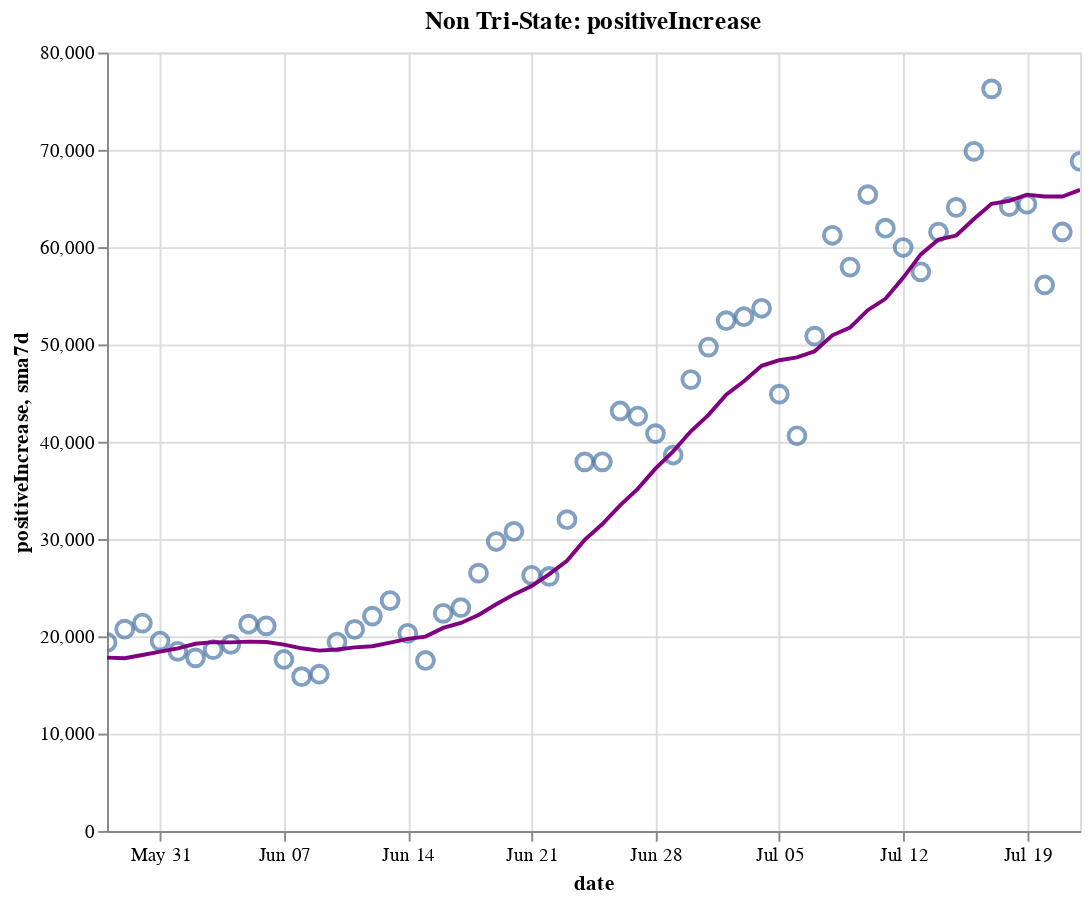

Notebook code for this chart:
### Code cell
create_plot(non_tristate, 'positiveIncrease')

### Figure 1 — Vega-Lite specification as saved in the notebook (floating-point values rounded to 4 significant figures)
{"config": {"view": {"continuousWidth": 400, "continuousHeight": 300}}, "layer": [{"layer": [{"mark": {"type": "point", "size": 75}, "encoding": {"tooltip": [{"type": "temporal", "field": "date"}, {"type": "quantitative", "field": "positiveIncrease"}, {"type": "quantitative", "field": "sma7d"}], "x": {"type": "temporal", "field": "date"}, "y": {"type": "quantitative", "field": "positiveIncrease"}}, "selection": {"selector014": {"type": "interval", "bind": "scales", "encodings": ["x", "y"]}}}, {"mark": {"type": "line", "color": "purple"}, "encoding": {"x": {"type": "temporal", "field": "date"}, "y": {"type": "quantitative", "field": "sma7d"}}}]}, {"mark": {"type": "rule", "color": "#aaa"}, "encoding": {"x": {"type": "temporal", "field": "date"}}, "transform": [{"filter": {"selection": "selector013"}}]}, {"mark": "circle", "encoding": {"opacity": {"condition": {"value": 1, "selection": "selector013"}, "value": 0}, "tooltip": [{"type": "temporal", "field": "date"}, {"type": "quantitative", "field": "positiveIncrease"}, {"type": "quantitative", "field": "sma7d"}], "x": {"type": "temporal", "field": "date"}, "y": {"type": "quantitative", "field": "positiveIncrease"}}, "selection": {"selector013": {"type": "single", "encodings": ["x"], "on": "mouseover", "nearest": true, "empty": "none"}}}, {"mark": {"type": "text", "align": "left", "dx": 5, "dy": -5, "stroke": "white", "strokeWidth": 2}, "encoding": {"text": {"type": "quantitative", "field": "positiveIncrease"}, "tooltip": [{"type": "temporal", "field": "date"}, {"type": "quantitative", "field": "positiveIncrease"}, {"type": "quantitative", "field": "sma7d"}], "x": {"type": "temporal", "field": "date"}, "y": {"type": "quantitative", "field": "positiveIncrease"}}, "transform": [{"filter": {"selection": "selector013"}}]}, {"mark": {"type": "text", "align": "left", "dx": 5, "dy": -5}, "encoding": {"text": {"type": "quantitative", "field": "positiveIncrease"}, "tooltip": [{"type": "temporal", "field": "date"}, {"type": "quantitative", "field": "positiveIncrease"}, {"type": "quantitative", "field": "sma7d"}], "x": {"type": "temporal", "field": "date"}, "y": {"type": "quantitative", "field": "positiveIncrease"}}, "transform": [{"filter": {"selection": "selector013"}}]}], "data": {"name": "data-e31b4fc35d4efebe6bca9aa448613632"}, "height": 400, "title": "Non Tri-State: positiveIncrease", "width": 500, "$schema": "https://vega.github.io/schema/vega-lite/v4.8.1.json", "datasets": {"data-e31b4fc35d4efebe6bca9aa448613632": [{"date": "2020-05-28T00:00:00", "totalTestResultsIncrease": 337000.0, "positiveIncrease": 19380.0, "death": 57080.0, "deathIncrease": 1062.0, "positiveRate": 0.057, "state": "Non Tri-State", "sma7d": 17810.0}, {"date": "2020-05-29T00:00:00", "totalTestResultsIncrease": 383500.0, "positiveIncrease": 20740.0, "death": 58020.0, "deathIncrease": 949.0, "positiveRate": 0.054, "state": "Non Tri-State", "sma7d": 17750.0}, {"date": "2020-05-30T00:00:00", "totalTestResultsIncrease": 330100.0, "positiveIncrease": 21360.0, "death": 58740.0, "deathIncrease": 714.0, "positiveRate": 0.065, "state": "Non Tri-State", "sma7d": 18080.0}, {"date": "2020-05-31T00:00:00", "totalTestResultsIncrease": 333800.0, "positiveIncrease": 19510.0, "death": 59230.0, "deathIncrease": 496.0, "positiveRate": 0.058, "state": "Non Tri-State", "sma7d": 18440.0}, {"date": "2020-06-01T00:00:00", "totalTestResultsIncrease": 301600.0, "positiveIncrease": 18460.0, "death": 59800.0, "deathIncrease": 568.0, "positiveRate": 0.061, "state": "Non Tri-State", "sma7d": 18760.0}, {"date": "2020-06-02T00:00:00", "totalTestResultsIncrease": 333300.0, "positiveIncrease": 17790.0, "death": 60640.0, "deathIncrease": 838.0, "positiveRate": 0.053, "state": "Non Tri-State", "sma7d": 19240.0}, {"date": "2020-06-03T00:00:00", "totalTestResultsIncrease": 379500.0, "positiveIncrease": 18630.0, "death": 61450.0, "deathIncrease": 808.0, "positiveRate": 0.049, "state": "Non Tri-State", "sma7d": 19410.0}, {"date": "2020-06-04T00:00:00", "totalTestResultsIncrease": 372000.0, "positiveIncrease": 19180.0, "death": 62170.0, "deathIncrease": 726.0, "positiveRate": 0.052, "state": "Non Tri-State", "sma7d": 19380.0}, {"date": "2020-06-05T00:00:00", "totalTestResultsIncrease": 372800.0, "positiveIncrease": 21250.0, "death": 62840.0, "deathIncrease": 671.0, "positiveRate": 0.057, "state": "Non Tri-State", "sma7d": 19460.0}, {"date": "2020-06-06T00:00:00", "totalTestResultsIncrease": 425800.0, "positiveIncrease": 21080.0, "death": 63460.0, "deathIncrease": 616.0, "positiveRate": 0.05, "state": "Non Tri-State", "sma7d": 19420.0}, {"date": "2020-06-07T00:00:00", "totalTestResultsIncrease": 338900.0, "positiveIncrease": 17620.0, "death": 63770.0, "deathIncrease": 313.0, "positiveRate": 0.052, "state": "Non Tri-State", "sma7d": 19150.0}, {"date": "2020-06-08T00:00:00", "totalTestResultsIncrease": 317800.0, "positiveIncrease": 15850.0, "death": 64340.0, "deathIncrease": 569.0, "positiveRate": 0.05, "state": "Non Tri-State", "sma7d": 18770.0}, {"date": "2020-06-09T00:00:00", "totalTestResultsIncrease": 351000.0, "positiveIncrease": 16110.0, "death": 65090.0, "deathIncrease": 747.0, "positiveRate": 0.046, "state": "Non Tri-State", "sma7d": 18530.0}, {"date": "2020-06-10T00:00:00", "totalTestResultsIncrease": 342300.0, "positiveIncrease": 19410.0, "death": 65820.0, "deathIncrease": 732.0, "positiveRate": 0.057, "state": "Non Tri-State", "sma7d": 18640.0}, {"date": "2020-06-11T00:00:00", "totalTestResultsIncrease": 368700.0, "positiveIncrease": 20710.0, "death": 66590.0, "deathIncrease": 768.0, "positiveRate": 0.056, "state": "Non Tri-State", "sma7d": 18860.0}, {"date": "2020-06-12T00:00:00", "totalTestResultsIncrease": 512100.0, "positiveIncrease": 22080.0, "death": 67250.0, "deathIncrease": 660.0, "positiveRate": 0.043, "state": "Non Tri-State", "sma7d": 18980.0}, {"date": "2020-06-13T00:00:00", "totalTestResultsIncrease": 397700.0, "positiveIncrease": 23680.0, "death": 67780.0, "deathIncrease": 532.0, "positiveRate": 0.06, "state": "Non Tri-State", "sma7d": 19350.0}, {"date": "2020-06-14T00:00:00", "totalTestResultsIncrease": 396300.0, "positiveIncrease": 20310.0, "death": 68060.0, "deathIncrease": 280.0, "positiveRate": 0.051, "state": "Non Tri-State", "sma7d": 19740.0}, {"date": "2020-06-15T00:00:00", "totalTestResultsIncrease": 352800.0, "positiveIncrease": 17520.0, "death": 68360.0, "deathIncrease": 298.0, "positiveRate": 0.05, "state": "Non Tri-State", "sma7d": 19970.0}, {"date": "2020-06-16T00:00:00", "totalTestResultsIncrease": 381800.0, "positiveIncrease": 22370.0, "death": 69000.0, "deathIncrease": 643.0, "positiveRate": 0.059, "state": "Non Tri-State", "sma7d": 20870.0}, {"date": "2020-06-17T00:00:00", "totalTestResultsIncrease": 405300.0, "positiveIncrease": 22950.0, "death": 69700.0, "deathIncrease": 695.0, "positiveRate": 0.057, "state": "Non Tri-State", "sma7d": 21370.0}, {"date": "2020-06-18T00:00:00", "totalTestResultsIncrease": 416700.0, "positiveIncrease": 26490.0, "death": 70330.0, "deathIncrease": 634.0, "positiveRate": 0.064, "state": "Non Tri-State", "sma7d": 22200.0}, {"date": "2020-06-19T00:00:00", "totalTestResultsIncrease": 460300.0, "positiveIncrease": 29740.0, "death": 70920.0, "deathIncrease": 583.0, "positiveRate": 0.065, "state": "Non Tri-State", "sma7d": 23290.0}, {"date": "2020-06-20T00:00:00", "totalTestResultsIncrease": 462100.0, "positiveIncrease": 30780.0, "death": 71480.0, "deathIncrease": 569.0, "positiveRate": 0.067, "state": "Non Tri-State", "sma7d": 24310.0}, {"date": "2020-06-21T00:00:00", "totalTestResultsIncrease": 415400.0, "positiveIncrease": 26270.0, "death": 71740.0, "deathIncrease": 255.0, "positiveRate": 0.063, "state": "Non Tri-State", "sma7d": 25160.0}, {"date": "2020-06-22T00:00:00", "totalTestResultsIncrease": 381000.0, "positiveIncrease": 26160.0, "death": 71980.0, "deathIncrease": 241.0, "positiveRate": 0.069, "state": "Non Tri-State", "sma7d": 26400.0}, {"date": "2020-06-23T00:00:00", "totalTestResultsIncrease": 428400.0, "positiveIncrease": 31990.0, "death": 72590.0, "deathIncrease": 613.0, "positiveRate": 0.075, "state": "Non Tri-State", "sma7d": 27770.0}, {"date": "2020-06-24T00:00:00", "totalTestResultsIncrease": 445400.0, "positiveIncrease": 37930.0, "death": 73240.0, "deathIncrease": 652.0, "positiveRate": 0.085, "state": "Non Tri-State", "sma7d": 29910.0}, {"date": "2020-06-25T00:00:00", "totalTestResultsIncrease": 540400.0, "positiveIncrease": 37940.0, "death": 73840.0, "deathIncrease": 595.0, "positiveRate": 0.07, "state": "Non Tri-State", "sma7d": 31550.0}, {"date": "2020-06-26T00:00:00", "totalTestResultsIncrease": 506600.0, "positiveIncrease": 43160.0, "death": 74410.0, "deathIncrease": 571.0, "positiveRate": 0.085, "state": "Non Tri-State", "sma7d": 33460.0}, {"date": "2020-06-27T00:00:00", "totalTestResultsIncrease": 496300.0, "positiveIncrease": 42640.0, "death": 74870.0, "deathIncrease": 455.0, "positiveRate": 0.086, "state": "Non Tri-State", "sma7d": 35160.0}, {"date": "2020-06-28T00:00:00", "totalTestResultsIncrease": 495100.0, "positiveIncrease": 40840.0, "death": 75100.0, "deathIncrease": 234.0, "positiveRate": 0.082, "state": "Non Tri-State", "sma7d": 37240.0}, {"date": "2020-06-29T00:00:00", "totalTestResultsIncrease": 562800.0, "positiveIncrease": 38640.0, "death": 75400.0, "deathIncrease": 302.0, "positiveRate": 0.069, "state": "Non Tri-State", "sma7d": 39020.0}, {"date": "2020-06-30T00:00:00", "totalTestResultsIncrease": 542100.0, "positiveIncrease": 46390.0, "death": 75940.0, "deathIncrease": 538.0, "positiveRate": 0.086, "state": "Non Tri-State", "sma7d": 41080.0}, {"date": "2020-07-01T00:00:00", "totalTestResultsIncrease": 544600.0, "positiveIncrease": 49730.0, "death": 76580.0, "deathIncrease": 645.0, "positiveRate": 0.091, "state": "Non Tri-State", "sma7d": 42760.0}, {"date": "2020-07-02T00:00:00", "totalTestResultsIncrease": 561100.0, "positiveIncrease": 52450.0, "death": 77240.0, "deathIncrease": 655.0, "positiveRate": 0.093, "state": "Non Tri-State", "sma7d": 44840.0}, {"date": "2020-07-03T00:00:00", "totalTestResultsIncrease": 623000.0, "positiveIncrease": 52850.0, "death": 77760.0, "deathIncrease": 523.0, "positiveRate": 0.085, "state": "Non Tri-State", "sma7d": 46220.0}, {"date": "2020-07-04T00:00:00", "totalTestResultsIncrease": 556800.0, "positiveIncrease": 53720.0, "death": 78030.0, "deathIncrease": 270.0, "positiveRate": 0.096, "state": "Non Tri-State", "sma7d": 47800.0}, {"date": "2020-07-05T00:00:00", "totalTestResultsIncrease": 567400.0, "positiveIncrease": 44890.0, "death": 78210.0, "deathIncrease": 179.0, "positiveRate": 0.079, "state": "Non Tri-State", "sma7d": 48380.0}, {"date": "2020-07-06T00:00:00", "totalTestResultsIncrease": 426400.0, "positiveIncrease": 40610.0, "death": 78420.0, "deathIncrease": 212.0, "positiveRate": 0.095, "state": "Non Tri-State", "sma7d": 48660.0}, {"date": "2020-07-07T00:00:00", "totalTestResultsIncrease": 559800.0, "positiveIncrease": 50850.0, "death": 79280.0, "deathIncrease": 859.0, "positiveRate": 0.091, "state": "Non Tri-State", "sma7d": 49300.0}, {"date": "2020-07-08T00:00:00", "totalTestResultsIncrease": 545600.0, "positiveIncrease": 61220.0, "death": 80010.0, "deathIncrease": 730.0, "positiveRate": 0.112, "state": "Non Tri-State", "sma7d": 50940.0}, {"date": "2020-07-09T00:00:00", "totalTestResultsIncrease": 603500.0, "positiveIncrease": 57950.0, "death": 80840.0, "deathIncrease": 822.0, "positiveRate": 0.096, "state": "Non Tri-State", "sma7d": 51730.0}, {"date": "2020-07-10T00:00:00", "totalTestResultsIncrease": 713500.0, "positiveIncrease": 65390.0, "death": 81650.0, "deathIncrease": 814.0, "positiveRate": 0.092, "state": "Non Tri-State", "sma7d": 53520.0}, {"date": "2020-07-11T00:00:00", "totalTestResultsIncrease": 528100.0, "positiveIncrease": 61950.0, "death": 82350.0, "deathIncrease": 705.0, "positiveRate": 0.117, "state": "Non Tri-State", "sma7d": 54690.0}, {"date": "2020-07-12T00:00:00", "totalTestResultsIncrease": 640600.0, "positiveIncrease": 59960.0, "death": 82810.0, "deathIncrease": 455.0, "positiveRate": 0.094, "state": "Non Tri-State", "sma7d": 56850.0}, {"date": "2020-07-13T00:00:00", "totalTestResultsIncrease": 624500.0, "positiveIncrease": 57460.0, "death": 83080.0, "deathIncrease": 275.0, "positiveRate": 0.092, "state": "Non Tri-State", "sma7d": 59260.0}, {"date": "2020-07-14T00:00:00", "totalTestResultsIncrease": 676900.0, "positiveIncrease": 61550.0, "death": 83790.0, "deathIncrease": 708.0, "positiveRate": 0.091, "state": "Non Tri-State", "sma7d": 60780.0}, {"date": "2020-07-15T00:00:00", "totalTestResultsIncrease": 665700.0, "positiveIncrease": 64080.0, "death": 84610.0, "deathIncrease": 816.0, "positiveRate": 0.096, "state": "Non Tri-State", "sma7d": 61190.0}, {"date": "2020-07-16T00:00:00", "totalTestResultsIncrease": 722900.0, "positiveIncrease": 69850.0, "death": 85500.0, "deathIncrease": 896.0, "positiveRate": 0.097, "state": "Non Tri-State", "sma7d": 62890.0}, {"date": "2020-07-17T00:00:00", "totalTestResultsIncrease": 750100.0, "positiveIncrease": 76260.0, "death": 86420.0, "deathIncrease": 915.0, "positiveRate": 0.102, "state": "Non Tri-State", "sma7d": 64450.0}, {"date": "2020-07-18T00:00:00", "totalTestResultsIncrease": 679400.0, "positiveIncrease": 64160.0, "death": 87260.0, "deathIncrease": 846.0, "positiveRate": 0.094, "state": "Non Tri-State", "sma7d": 64760.0}, {"date": "2020-07-19T00:00:00", "totalTestResultsIncrease": 715500.0, "positiveIncrease": 64410.0, "death": 87770.0, "deathIncrease": 506.0, "positiveRate": 0.09, "state": "Non Tri-State", "sma7d": 65400.0}, {"date": "2020-07-20T00:00:00", "totalTestResultsIncrease": 644300.0, "positiveIncrease": 56110.0, "death": 88110.0, "deathIncrease": 335.0, "positiveRate": 0.087, "state": "Non Tri-State", "sma7d": 65200.0}, {"date": "2020-07-21T00:00:00", "totalTestResultsIncrease": 668100.0, "positiveIncrease": 61560.0, "death": 89110.0, "deathIncrease": 1005.0, "positiveRate": 0.092, "state": "Non Tri-State", "sma7d": 65210.0}, {"date": "2020-07-22T00:00:00", "totalTestResultsIncrease": 694200.0, "positiveIncrease": 68820.0, "death": 90260.0, "deathIncrease": 1146.0, "positiveRate": 0.099, "state": "Non Tri-State", "sma7d": 65880.0}]}}
